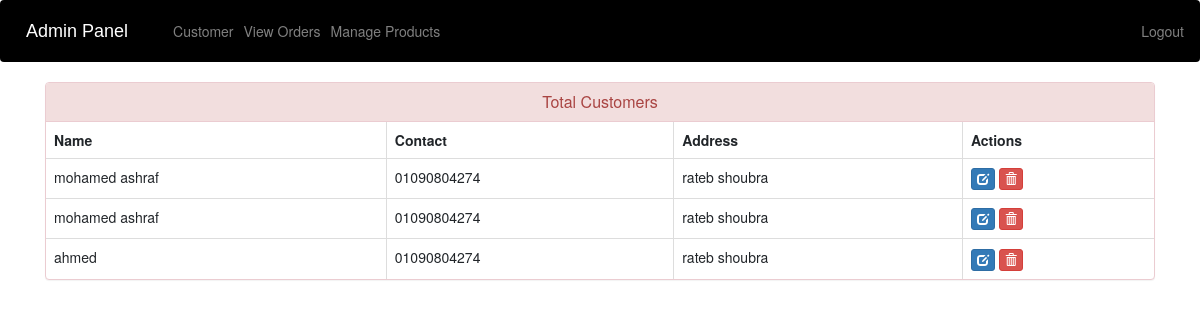
/view-customer (signed in), run on the app's committed database.
### ecom/models.py (models this page shows, shortened)
class Customer(models.Model):
    user=models.OneToOneField(User,on_delete=models.CASCADE)
    address = models.CharField(max_length=40)
    mobile = models.CharField(max_length=20,null=False)
    @property
    def get_name(self):
        return self.user.first_name+" "+self.user.last_name

### ecom/views.py (the view)
# urls.py: path("view-customer", views.view_customer_view, name="view-customer"),
@login_required(login_url='adminlogin')
def view_customer_view(request):
    customers=models.Customer.objects.all()
    return render(request,'ecom/view_customer.html',{'customers':customers})

### templates/ecom/view_customer.html (shortened to what this page needs)
{% extends 'ecom/admin_base.html' %}
{% load static %}
{% block content %}
<head>
  <link href="//netdna.bootstrapcdn.com/bootstrap/3.0.0/css/bootstrap.min.css" rel="stylesheet" id="bootstrap-css">
</head>
<div class="container">
  <div class="panel panel-danger">
    <div class="panel-heading">
      <h6 class="panel-title">Total Customers</h6>
    </div>
    <table class="table table-hover table-bordered" id="dev-table">
      <thead>
        <tr>
          <th>Name</th>
          <th>Contact</th>
          <th>Address</th>
          <th>Actions</th>
        </tr>
      </thead>
      {% for c in customers %}
      <tr>
        <td> {{c.get_name}}</td>
        <td>{{c.mobile}}</td>
        <td>{{c.address}}</td>
        <td><a class="btn btn-primary btn-xs" href="{% url 'update-customer' c.id  %}"><span class="glyphicon glyphicon-edit"></span></a>
        <a class="btn btn-danger btn-xs" href="{% url 'delete-customer' c.id  %}"><span class="glyphicon glyphicon-trash"></span></a></td>
      </tr>
      {% endfor %}
    </table>
  </div>
</div>
{% endblock content %}

### static/css/admin_add_products.css (style rules this page uses)
a:link { text-decoration: none; }

### static/css/admin_update_customer.css (style rules this page uses)
a:link { text-decoration: none; }
h6 { text-align: center; }

### static/css/admin_update_products.css (style rules this page uses)
a:link { text-decoration: none; }

### templates/ecom/view_customer.html (style rules this page uses)
a:link { text-decoration: none; }
h6 { text-align: center; }

### data on the page
Customer: get_name "mohamed ashraf", mobile "01090804274", address "rateb shoubra"
Customer: get_name "mohamed ashraf", mobile "01090804274", address "rateb shoubra"
Customer: get_name "ahmed", mobile "01090804274", address "rateb shoubra"
